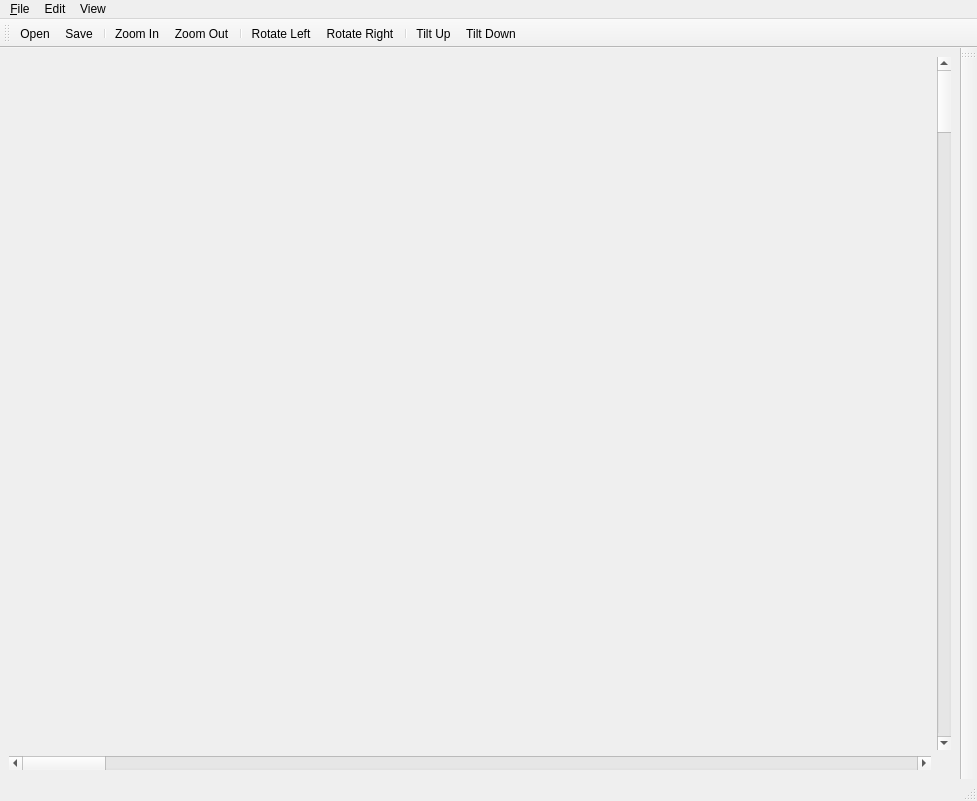
<ui version="4.0" >
 <author></author>
 <comment></comment>
 <exportmacro></exportmacro>
 <class>MainWindow</class>
 <widget class="QMainWindow" name="MainWindow" >
  <property name="geometry" >
   <rect>
    <x>0</x>
    <y>0</y>
    <width>977</width>
    <height>801</height>
   </rect>
  </property>
  <property name="windowTitle" >
   <string>MainWindow</string>
  </property>
  <widget class="QWidget" name="centralwidget" >
   <layout class="QGridLayout" >
    <property name="margin" >
     <number>9</number>
    </property>
    <property name="spacing" >
     <number>6</number>
    </property>
    <item row="0" column="0" >
     <layout class="QGridLayout" >
      <property name="margin" >
       <number>0</number>
      </property>
      <property name="spacing" >
       <number>6</number>
      </property>
      <item row="0" column="0" >
       <widget class="EditorGLWidget" name="editorGLWidget" />
      </item>
      <item row="0" column="1" >
       <widget class="QScrollBar" name="verticalScrollBar" >
        <property name="orientation" >
         <enum>Qt::Vertical</enum>
        </property>
       </widget>
      </item>
      <item row="1" column="0" >
       <widget class="QScrollBar" name="horizontalScrollBar" >
        <property name="orientation" >
         <enum>Qt::Horizontal</enum>
        </property>
       </widget>
      </item>
     </layout>
    </item>
   </layout>
  </widget>
  <widget class="QMenuBar" name="menubar" >
   <property name="geometry" >
    <rect>
     <x>0</x>
     <y>0</y>
     <width>977</width>
     <height>27</height>
    </rect>
   </property>
   <widget class="QMenu" name="menuEdit" >
    <property name="title" >
     <string>Edit</string>
    </property>
    <addaction name="actionUndo" />
    <addaction name="actionRedo" />
   </widget>
   <widget class="QMenu" name="menuView" >
    <property name="title" >
     <string>View</string>
    </property>
    <addaction name="actionZoom_In" />
    <addaction name="actionZoom_Out" />
   </widget>
   <widget class="QMenu" name="menu_File" >
    <property name="title" >
     <string>&amp;File</string>
    </property>
    <addaction name="action_Open" />
    <addaction name="action_Save" />
    <addaction name="actionDerive_map" />
    <addaction name="action_Quit" />
   </widget>
   <addaction name="menu_File" />
   <addaction name="menuEdit" />
   <addaction name="menuView" />
  </widget>
  <widget class="QStatusBar" name="statusbar" >
   <property name="geometry" >
    <rect>
     <x>0</x>
     <y>779</y>
     <width>977</width>
     <height>22</height>
    </rect>
   </property>
  </widget>
  <widget class="QToolBar" name="toolBar" >
   <property name="windowTitle" >
    <string>toolBar</string>
   </property>
   <property name="orientation" >
    <enum>Qt::Horizontal</enum>
   </property>
   <attribute name="toolBarArea" >
    <number>4</number>
   </attribute>
   <addaction name="action_Open" />
   <addaction name="action_Save" />
   <addaction name="separator" />
   <addaction name="actionZoom_In" />
   <addaction name="actionZoom_Out" />
   <addaction name="separator" />
   <addaction name="actionRotate_Left" />
   <addaction name="actionRotate_Right" />
   <addaction name="separator" />
   <addaction name="actionTilt_Up" />
   <addaction name="actionTilt_Down" />
  </widget>
  <widget class="QToolBar" name="tilesToolBar" >
   <property name="orientation" >
    <enum>Qt::Vertical</enum>
   </property>
   <attribute name="toolBarArea" >
    <number>2</number>
   </attribute>
  </widget>
  <action name="action_Quit" >
   <property name="text" >
    <string>&amp;Quit</string>
   </property>
  </action>
  <action name="action_Open" >
   <property name="text" >
    <string>&amp;Open</string>
   </property>
  </action>
  <action name="action_Save" >
   <property name="text" >
    <string>&amp;Save</string>
   </property>
  </action>
  <action name="actionZoom_In" >
   <property name="text" >
    <string>Zoom In</string>
   </property>
   <property name="shortcut" >
    <string/>
   </property>
  </action>
  <action name="actionZoom_Out" >
   <property name="text" >
    <string>Zoom Out</string>
   </property>
   <property name="shortcut" >
    <string/>
   </property>
  </action>
  <action name="actionRotate_Left" >
   <property name="text" >
    <string>Rotate Left</string>
   </property>
   <property name="shortcut" >
    <string/>
   </property>
  </action>
  <action name="actionRotate_Right" >
   <property name="text" >
    <string>Rotate Right</string>
   </property>
   <property name="shortcut" >
    <string/>
   </property>
  </action>
  <action name="actionUndo" >
   <property name="text" >
    <string>Undo</string>
   </property>
  </action>
  <action name="actionRedo" >
   <property name="text" >
    <string>Redo</string>
   </property>
  </action>
  <action name="actionTilt_Up" >
   <property name="text" >
    <string>Tilt Up</string>
   </property>
   <property name="shortcut" >
    <string/>
   </property>
  </action>
  <action name="actionTilt_Down" >
   <property name="text" >
    <string>Tilt Down</string>
   </property>
   <property name="shortcut" >
    <string/>
   </property>
  </action>
  <action name="actionDerive_map" >
   <property name="text" >
    <string>Derive map...</string>
   </property>
  </action>
 </widget>
 <pixmapfunction></pixmapfunction>
 <customwidgets>
  <customwidget>
   <class>EditorGLWidget</class>
   <extends>QWidget</extends>
   <header>editorglwidget.hpp</header>
   <container>1</container>
   <pixmap></pixmap>
  </customwidget>
 </customwidgets>
 <resources/>
 <connections/>
</ui>
